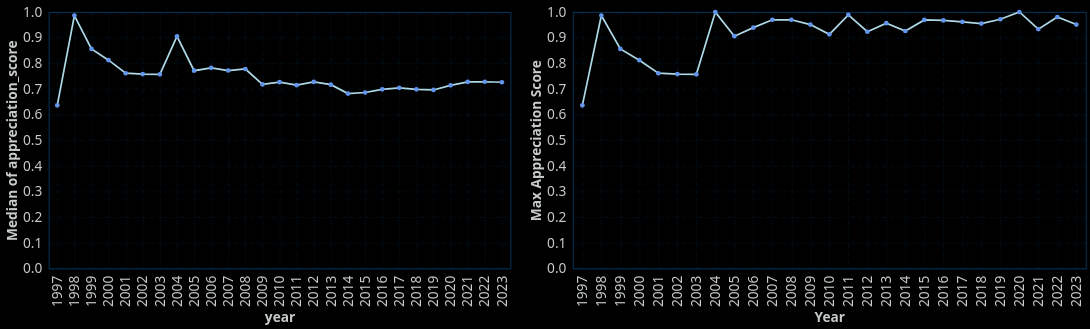

Describe this chart as a Vega-Lite specification.
### Vega-Lite specification from a JSON file in a GitHub repository (floating-point values rounded to 4 significant figures; data arrays with more than 128 entries replaced by an {"elided": "..."} marker saying what was removed)
{"config": {"view": {"continuousWidth": 400, "continuousHeight": 300, "stroke": "#043f6b", "strokeWidth": 1}, "background": "#000000", "mark": {"color": "#6495ED"}, "arc": {"fill": "#6495ED"}, "area": {"fill": "#6495ED", "line": true, "fillOpacity": 0.1}, "line": {"stroke": "#6495ED", "strokeWidth": 2}, "path": {"stroke": "#6495ED"}, "rect": {"fill": "#6495ED"}, "shape": {"stroke": "#6495ED"}, "symbol": {"fill": "#6495ED"}, "title": {"color": "#C7CCC9", "anchor": "start", "dy": -15, "fontSize": 16, "font": "IBM Plex Sans,system-ui,-apple-system,BlinkMacSystemFont,\".sfnstext-regular\",sans-serif", "fontWeight": 600}, "axisBand": {"grid": false}, "axis": {"labelColor": "#C7CCC9", "labelFontSize": 16, "labelFont": "IBM Plex Sans Condensed, system-ui, -apple-system, BlinkMacSystemFont, \".SFNSText-Regular\", sans-serif", "labelFontWeight": 400, "titleColor": "#C7CCC9", "titleFontWeight": 600, "titleFontSize": 16, "grid": true, "gridColor": "#043f6b", "labelAngle": 0, "domainColor": null, "tickColor": null, "labelPadding": 2, "tickSize": 6, "tickWidth": 0.5, "gridOpacity": 1, "gridZ": 1}, "axisX": {"gridDash": [6, 3], "gridWidth": 0.25, "gridColor": "#043f6b", "labelAngle": 0}, "axisY": {"gridDash": [6, 3], "gridWidth": 0.25, "gridColor": "#043f6b"}, "layer": {"grid": 1, "mark": 0}, "legend": {"labelFontSize": 11, "padding": 1, "symbolType": "square", "labelColor": "#C7CCC9", "titleColor": "#C7CCC9"}, "style": {"guide-label": {"font": "IBM Plex Sans,system-ui,-apple-system,BlinkMacSystemFont,\".sfnstext-regular\",sans-serif", "fill": "#C7CCC9", "fontWeight": 400}, "guide-title": {"font": "IBM Plex Sans,system-ui,-apple-system,BlinkMacSystemFont,\".sfnstext-regular\",sans-serif", "fill": "#C7CCC9", "fontWeight": 400}}, "range": {"category": ["#33a8c7ff", "#52e3e1ff", "#a0e426ff", "#fdf148ff", "#ffab00ff", "#f77976ff", "#f050aeff", "#d883ffff", "#9336fdff"]}}, "hconcat": [{"data": {"name": "data-26184d623aa7b94da0c6f0425b7e1f93"}, "mark": {"type": "line", "color": "lightblue", "point": true}, "encoding": {"tooltip": [{"field": "year", "type": "ordinal"}, {"aggregate": "median", "field": "appreciation_score", "type": "quantitative"}], "x": {"axis": {"labelAngle": 270}, "field": "year", "type": "ordinal"}, "y": {"aggregate": "median", "field": "appreciation_score", "type": "quantitative"}}}, {"data": {"name": "data-4c5f4b4fb69e4e335a4a3ee699b6022c"}, "mark": {"type": "line", "color": "lightblue", "point": true}, "encoding": {"tooltip": [{"field": "name", "type": "nominal"}, {"field": "year", "type": "ordinal"}, {"field": "appreciation_score", "type": "quantitative"}], "x": {"axis": {"labelAngle": 270}, "field": "year", "title": "Year", "type": "ordinal"}, "y": {"field": "appreciation_score", "title": "Max Appreciation Score", "type": "quantitative"}}, "width": 600}], "$schema": "https://vega.github.io/schema/vega-lite/v5.20.1.json", "datasets": {"data-26184d623aa7b94da0c6f0425b7e1f93": {"elided": "4703 records"}, "data-4c5f4b4fb69e4e335a4a3ee699b6022c": [{"name": "POSTAL", "year": 1997, "appreciation_score": 0.6361}, {"name": "Half-Life", "year": 1998, "appreciation_score": 0.9863}, {"name": "Legacy of Kain: Soul Reaver", "year": 1999, "appreciation_score": 0.8559}, {"name": "Counter-Strike", "year": 2000, "appreciation_score": 0.8121}, {"name": "Half-Life: Blue Shift", "year": 2001, "appreciation_score": 0.7612}, {"name": "Mafia", "year": 2002, "appreciation_score": 0.758}, {"name": "Day of Defeat", "year": 2003, "appreciation_score": 0.757}, {"name": "Half-Life 2", "year": 2004, "appreciation_score": 0.9995}, {"name": "Sid Meier's Pirates!", "year": 2005, "appreciation_score": 0.9057}, {"name": "Company of Heroes", "year": 2006, "appreciation_score": 0.939}, {"name": "BioShock™", "year": 2007, "appreciation_score": 0.9696}, {"name": "Grand Theft Auto: San Andreas", "year": 2008, "appreciation_score": 0.9696}, {"name": "STAR WARS™ - Knights of the Old Republic™", "year": 2009, "appreciation_score": 0.9507}, {"name": "Battlefield: Bad Company 2 Vietnam", "year": 2010, "appreciation_score": 0.9127}, {"name": "Portal 2", "year": 2011, "appreciation_score": 0.9887}, {"name": "Thief™ II: The Metal Age", "year": 2012, "appreciation_score": 0.9229}, {"name": "System Shock 2", "year": 2013, "appreciation_score": 0.9562}, {"name": "Resident Evil 4", "year": 2014, "appreciation_score": 0.9258}, {"name": "The Witcher® 3: Wild Hunt", "year": 2015, "appreciation_score": 0.9688}, {"name": "FINAL FANTASY IX", "year": 2016, "appreciation_score": 0.9669}, {"name": "Hollow Knight", "year": 2017, "appreciation_score": 0.9616}, {"name": "Celeste", "year": 2018, "appreciation_score": 0.9546}, {"name": "Red Dead Redemption 2", "year": 2019, "appreciation_score": 0.9717}, {"name": "Baldur's Gate 3", "year": 2020, "appreciation_score": 1.0}, {"name": "It Takes Two", "year": 2021, "appreciation_score": 0.9331}, {"name": "God of War", "year": 2022, "appreciation_score": 0.9801}, {"name": "Pizza Tower", "year": 2023, "appreciation_score": 0.9509}]}}
